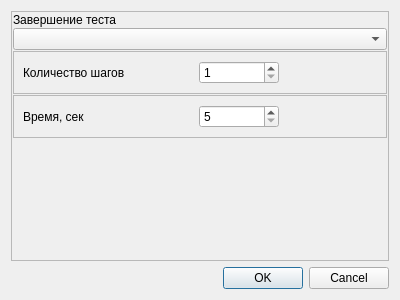
<?xml version="1.0" encoding="UTF-8"?>
<ui version="4.0">
 <class>TeppingTestParamsDialog</class>
 <widget class="QDialog" name="TeppingTestParamsDialog">
  <property name="geometry">
   <rect>
    <x>0</x>
    <y>0</y>
    <width>400</width>
    <height>300</height>
   </rect>
  </property>
  <property name="windowTitle">
   <string>Параметры теппинг теста</string>
  </property>
  <layout class="QVBoxLayout" name="verticalLayout">
   <item>
    <widget class="QFrame" name="frame">
     <property name="frameShape">
      <enum>QFrame::StyledPanel</enum>
     </property>
     <property name="frameShadow">
      <enum>QFrame::Raised</enum>
     </property>
     <layout class="QVBoxLayout" name="verticalLayout_2">
      <property name="spacing">
       <number>1</number>
      </property>
      <property name="leftMargin">
       <number>1</number>
      </property>
      <property name="topMargin">
       <number>1</number>
      </property>
      <property name="rightMargin">
       <number>1</number>
      </property>
      <property name="bottomMargin">
       <number>1</number>
      </property>
      <item>
       <widget class="QLabel" name="lblFinishKind">
        <property name="text">
         <string>Завершение теста</string>
        </property>
       </widget>
      </item>
      <item>
       <widget class="QComboBox" name="cbFinishKind"/>
      </item>
      <item>
       <widget class="QFrame" name="frStepsCount">
        <property name="frameShape">
         <enum>QFrame::StyledPanel</enum>
        </property>
        <property name="frameShadow">
         <enum>QFrame::Raised</enum>
        </property>
        <layout class="QHBoxLayout" name="horizontalLayout">
         <item>
          <widget class="QLabel" name="lblStepsCount">
           <property name="minimumSize">
            <size>
             <width>170</width>
             <height>0</height>
            </size>
           </property>
           <property name="text">
            <string>Количество шагов</string>
           </property>
          </widget>
         </item>
         <item>
          <widget class="QSpinBox" name="edStepsCount">
           <property name="minimumSize">
            <size>
             <width>80</width>
             <height>0</height>
            </size>
           </property>
           <property name="minimum">
            <number>1</number>
           </property>
           <property name="maximum">
            <number>200</number>
           </property>
          </widget>
         </item>
         <item>
          <spacer name="horizontalSpacer">
           <property name="orientation">
            <enum>Qt::Horizontal</enum>
           </property>
           <property name="sizeHint" stdset="0">
            <size>
             <width>40</width>
             <height>20</height>
            </size>
           </property>
          </spacer>
         </item>
        </layout>
       </widget>
      </item>
      <item>
       <widget class="QFrame" name="frTestTime">
        <property name="frameShape">
         <enum>QFrame::StyledPanel</enum>
        </property>
        <property name="frameShadow">
         <enum>QFrame::Raised</enum>
        </property>
        <layout class="QHBoxLayout" name="horizontalLayout_2">
         <item>
          <widget class="QLabel" name="lblTestTime">
           <property name="minimumSize">
            <size>
             <width>170</width>
             <height>0</height>
            </size>
           </property>
           <property name="text">
            <string>Время, сек</string>
           </property>
          </widget>
         </item>
         <item>
          <widget class="QSpinBox" name="edTestTime">
           <property name="minimumSize">
            <size>
             <width>80</width>
             <height>0</height>
            </size>
           </property>
           <property name="minimum">
            <number>5</number>
           </property>
           <property name="maximum">
            <number>300</number>
           </property>
           <property name="singleStep">
            <number>5</number>
           </property>
          </widget>
         </item>
         <item>
          <spacer name="horizontalSpacer_2">
           <property name="orientation">
            <enum>Qt::Horizontal</enum>
           </property>
           <property name="sizeHint" stdset="0">
            <size>
             <width>40</width>
             <height>20</height>
            </size>
           </property>
          </spacer>
         </item>
        </layout>
       </widget>
      </item>
      <item>
       <spacer name="verticalSpacer">
        <property name="orientation">
         <enum>Qt::Vertical</enum>
        </property>
        <property name="sizeHint" stdset="0">
         <size>
          <width>20</width>
          <height>40</height>
         </size>
        </property>
       </spacer>
      </item>
     </layout>
    </widget>
   </item>
   <item>
    <widget class="QDialogButtonBox" name="buttonBox">
     <property name="orientation">
      <enum>Qt::Horizontal</enum>
     </property>
     <property name="standardButtons">
      <set>QDialogButtonBox::Cancel|QDialogButtonBox::Ok</set>
     </property>
    </widget>
   </item>
  </layout>
 </widget>
 <resources/>
 <connections>
  <connection>
   <sender>buttonBox</sender>
   <signal>accepted()</signal>
   <receiver>TeppingTestParamsDialog</receiver>
   <slot>accept()</slot>
   <hints>
    <hint type="sourcelabel">
     <x>227</x>
     <y>282</y>
    </hint>
    <hint type="destinationlabel">
     <x>157</x>
     <y>274</y>
    </hint>
   </hints>
  </connection>
  <connection>
   <sender>buttonBox</sender>
   <signal>rejected()</signal>
   <receiver>TeppingTestParamsDialog</receiver>
   <slot>reject()</slot>
   <hints>
    <hint type="sourcelabel">
     <x>295</x>
     <y>288</y>
    </hint>
    <hint type="destinationlabel">
     <x>286</x>
     <y>274</y>
    </hint>
   </hints>
  </connection>
  <connection>
   <sender>cbFinishKind</sender>
   <signal>currentIndexChanged(int)</signal>
   <receiver>TeppingTestParamsDialog</receiver>
   <slot>on_finishKindChanged(int)</slot>
   <hints>
    <hint type="sourcelabel">
     <x>90</x>
     <y>32</y>
    </hint>
    <hint type="destinationlabel">
     <x>399</x>
     <y>40</y>
    </hint>
   </hints>
  </connection>
 </connections>
 <slots>
  <slot>on_finishKindChanged(int)</slot>
 </slots>
</ui>
